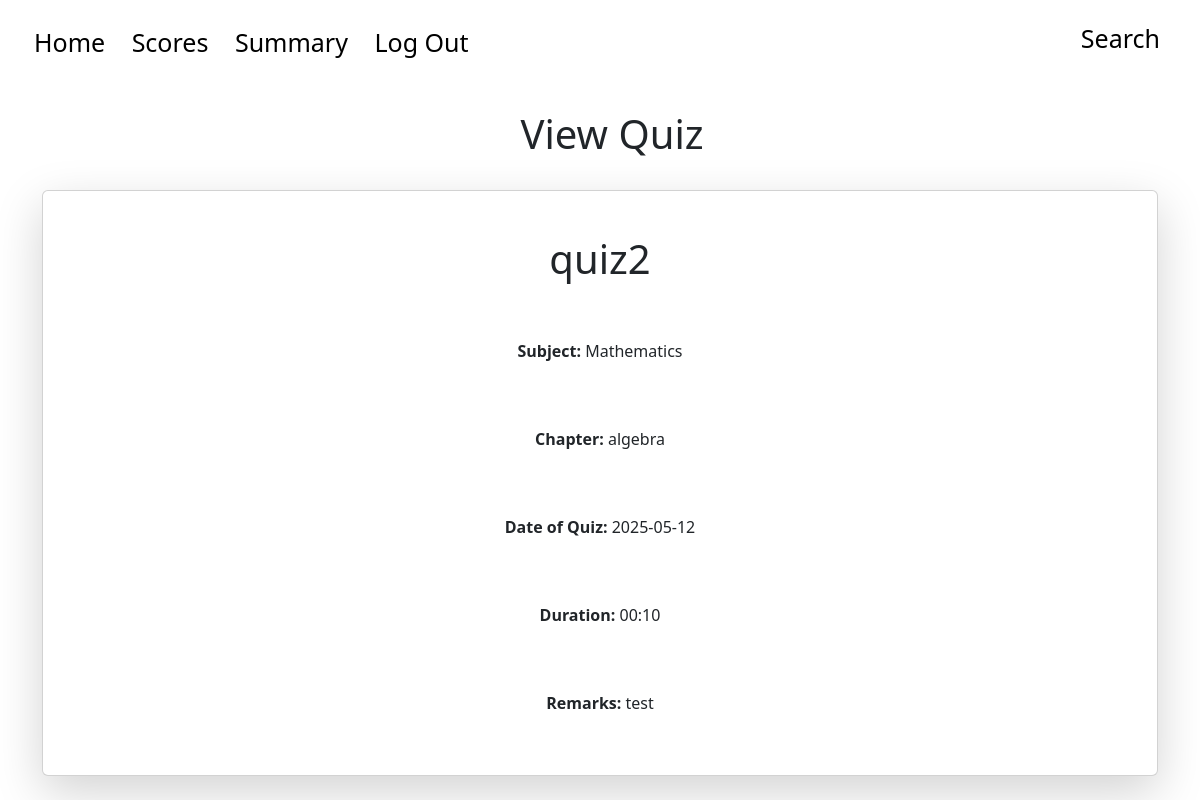
The page /student/quiz/view?quiz_id=2 on the database its author committed.
### tables this page shows
CREATE TABLE quizzes ( id INTEGER PRIMARY KEY AUTOINCREMENT, name TEXT NOT NULL, subject_id INTEGER NOT NULL, chapter_id INTEGER NOT NULL, date_of_quiz DATE NOT NULL, time_duration TEXT NOT NULL, remarks TEXT, FOREIGN KEY(chapter_id) REFERENCES chapters(id) ON DELETE CASCADE, FOREIGN KEY(subject_id) REFERENCES subjects(id) ON DELETE CASCADE);

CREATE TABLE subjects ( id INTEGER PRIMARY KEY AUTOINCREMENT, name TEXT NOT NULL UNIQUE, description TEXT );

CREATE TABLE chapters ( id INTEGER PRIMARY KEY AUTOINCREMENT, subject_id INTEGER NOT NULL, name TEXT NOT NULL, description TEXT, FOREIGN KEY(subject_id) REFERENCES subjects(id) ON DELETE CASCADE );

### app.py (the view)
@app.route('/student/quiz/view', methods=['GET', 'POST'])
def view_quiz():
    quiz_id = request.args.get('quiz_id')
    conn = sqlite3.connect("app.db")
    cursor = conn.cursor()
    cursor.execute("SELECT * FROM quizzes WHERE id = ?", (quiz_id,))
    output = cursor.fetchall()
    id = output[0][0]
    name = output[0][1]
    subject_id = output[0][2]
    chapter_id = output[0][3]
    date = output[0][4]
    duration = output[0][5]
    remarks = output[0][6]
    cursor.execute('SELECT name FROM subjects WHERE id = ?', (subject_id,))
    sub_name_db = cursor.fetchall()
    subject = sub_name_db[0][0]
    cursor.execute('SELECT name FROM chapters WHERE id = ?', (chapter_id,))
    ch_name_db = cursor.fetchall()
    chapter = ch_name_db[0][0]
    quiz = {'id': id, 'name': name,'subject': subject,'chapter': chapter,'date': date, 'duration': duration, 'remarks': remarks}
    conn.close()
    return render_template('view_quiz.html', quiz=quiz)

### templates/view_quiz.html (shortened to what this page needs)
<!DOCTYPE html>
<html lang="en">
<head>
    <link href="https://cdn.jsdelivr.net/npm/bootstrap@5.3.0/dist/css/bootstrap.min.css" rel="stylesheet">
</head>
<header class="container p-4 vh-20 vw-100" style="font-size: 25px; text-align: left; margin-left:0px;">
    <div>
        <a href='/student/dashboard'>
            Home
        </a>
        <a href="/student/scores">
            Scores
        </a>
        <a href="/student/summary">
            Summary
        </a>
        <a href="/student/logout">
            Log Out
        </a>
        <div style="position: absolute; right: 0; top: 0; padding-top: 20px; padding-right: 30px">
            <a href="/student/search">Search</a>
        </div>
    </div>
</header>
<body>
    <div class="container vw-100"  style="text-align:center">
        <div class="container vw-100 p-4" style="text-align: center;">
            <h1>View Quiz</h1>
        </div>
        <div class="card p-1 shadow-lg ">
            <div class="card-body">
                <div class="p-4">
                    <h1 class="text-center">
                        {{ quiz['name'] }}
                    </h1>
                </div>
                <div class="p-4">
                    <p class="text-center">
                        <b>
                            Subject:
                        </b>{{ quiz['subject'] }}
                    </p>
                </div>
                <div class="p-4">
                    <p class="text-center">
                        <b>
                            Chapter:
                        </b>{{ quiz['chapter'] }}
                    </p>
                </div>
                <div class="p-4">
                    <p class="text-center">
                        <b>
                            Date of Quiz:
                        </b>{{ quiz['date'] }}
                    </p>
                </div>
                <div class="p-4">
                    <p class="text-center">
                        <b>
                            Duration:
                        </b>{{ quiz['duration'] }}
                    </p>
                </div>
                <div class="p-4">
                    <p class="text-center">
                        <b>
                            Remarks:
                        </b>{{ quiz['remarks'] }}
                    </p>
                </div>
            </div>
        </div>
    </div>
</body>

### templates/view_quiz.html (style rules this page uses)
a { color: #000; text-decoration: none; padding-left: 10px; padding-right: 10px; }

### rows shown on the page
quizzes: name "quiz2", date "2025-05-12", duration "00:10", remarks "test"
subjects: subject "Mathematics"
chapters: chapter "algebra"
